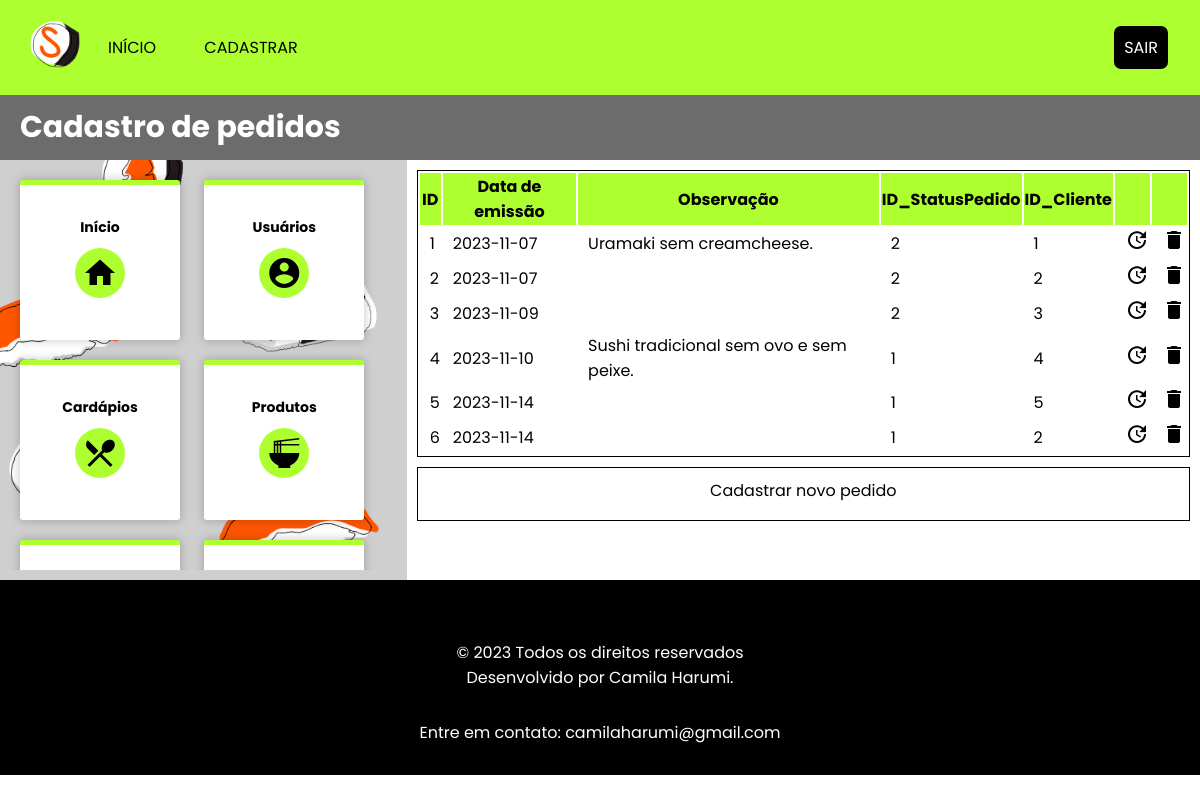
Page /listarPedidos.php (signed in) on the committed database.
### tables this page shows
CREATE TABLE IF NOT EXISTS Pedido (
    CodPedido INT NOT NULL AUTO_INCREMENT,
    DataEmissao DATE NOT NULL,
    Observacao TEXT,
    CodStatusPedido TINYINT NOT NULL,
    CodCliente INT NOT NULL,
    PRIMARY KEY (CodPedido),
    FOREIGN KEY (CodStatusPedido) REFERENCES StatusPedido(CodStatusPedido),
    FOREIGN KEY (CodCliente) REFERENCES Cliente(CodCliente)
);

### listarPedidos.php (the view, shortened to what this page needs)
<?php include 'includes/menu.php'; ?>
<header id="header-cadastro">
    <h1>Cadastro de pedidos</h1>
</header>
<section id="tela-gerenciamento">
    <?php include 'includes/sidebar.php' ?>
    <article>
        <table>
            <tr>
                <th>ID</th>
                <th>Data de emissão</th>
                <th>Observação</th>
                <th>ID_StatusPedido</th>
                <th>ID_Cliente</th>
                <th></th>
                <th></th>
            </tr>
            <?php
                include 'includes/conectarBD.php';
                $sql = "SELECT * FROM Pedido";
                $resultado = mysqli_query($conn, $sql);
                if ($resultado) {
                    while ($row = mysqli_fetch_assoc($resultado)) {
                        echo "<tr>
                                <td>" . $row['CodPedido'] . "</td>
                                <td>" . $row['DataEmissao'] . "</td>
                                <td>" . $row['Observacao'] . "</td>
                                <td>" . $row['CodStatusPedido'] . "</td>
                                <td>" . $row['CodCliente'] . "</td>
                                <td><a href='cadastrarPedido.php?id=" . $row['CodPedido'] . "'><i class='material-icons'>update</i></a></td>
                                <td><a href='excluirPedido.php?id=" . $row['CodPedido'] . "'><i class='material-icons'>delete</i></a></td>
                            </tr>";
                    }
                }
            ?>
        </table>
        <div class="botao-cadastrar"><a href="cadastrarPedido.php">Cadastrar novo pedido</a></div>
    </article>
</section>
<?php include 'includes/rodape.php';?>

### includes/menu.php (shortened to what this page needs)
<!DOCTYPE html>
<html lang="pt-br">
<head>
	<link rel="stylesheet" href="css/style.css">
</head>
<body>
	<header id="header-geral">
		<nav>
			<a href="inicio.php"><img id="sushimi-logo" src="images/sushimi-logo.png" alt="sushimi logo"></a>
			<ul>
				<li><a class="header-pagina" href="inicio.php">Início</a></li>
				<li><a class="header-pagina" href="paginaCadastrar.php">Cadastrar</a></li>
				<li id="logout"><a href="logout.php">Sair</a></li>
			</ul>
		</nav>
	</header>

### includes/sidebar.php (shortened to what this page needs)
<nav id="sidebar">
    <ul id="menu">
        <li>
            <a href="paginaCadastrar.php">
                <p>Início</p>
                <i class='material-icons'>home</i>
            </a>
        </li>
        <li>
            <a href="listarUsuarios.php">
                <p>Usuários</p>
                <i class='material-icons'>account_circle</i>
            </a>
        </li>
        <li>
            <a href="listarCardapios.php">
                <p>Cardápios</p>
                <i class='material-icons'>restaurant_menu</i>
            </a>
        </li>
        <li>
            <a href="listarProdutos.php">
                <p>Produtos</p>
                <i class='material-icons'>ramen_dining</i>
            </a>
        </li>
        <li>
            <a href="listarEnderecoClientes.php">
            </a>
        </li>
        <li>
            <a href="listarClientes.php">
            </a>
        </li>
    </ul>
</nav>

### includes/rodape.php
<footer>
        <div class="direitos">
            <p>&copy; 2023 Todos os direitos reservados</p>
            <p>Desenvolvido por Camila Harumi.</p>
        </div>
        <p>Entre em contato: camilaharumi@gmail.com</p>
    </footer>
</body>
</html>

### css/style.css (style rules this page uses)
* { box-sizing: border-box; -webkit-box-sizing: border-box; -moz-box-sizing: border-box; font-family: 'Poppins', Arial, Verdana, sans-serif; }
body, h1, h2, p, a { padding: 0px; margin: 0px; overflow-x: hidden; }
body { min-height: 100vh; }
#header-geral { background-color: greenyellow; padding: 20px; }
#header-geral nav ul li .header-pagina { border-radius: 30px; }
nav { display: flex; align-items: center; }
#logout { float: right; }
nav ul { width: 100%; padding: 0px; margin: 0px; }
nav ul li { display: inline-block; text-transform: uppercase; margin-left: 12px; margin-right: 12px; }
nav ul li a { color: black; text-decoration: none; padding: 10px; transition: 0.4s; }
table { background-color: white; width: 100%; margin: auto; border: 1px solid black; }
table th { background-color: greenyellow; }
table td { padding-left: 10px; }
h1 { font-size: 30px; }
p { text-align: center; }
#header-cadastro { background-color: #6c6c6c; color: white; font-size: 20px; padding: 10px; padding-left: 20px; }
section#tela-gerenciamento { display: flex; display: -webkit-flex; }
nav#sidebar { background-image: url(images/background-gray-version.png); background-position: center; background-size: cover; padding: 10px; -webkit-flex: 1; -ms-flex: 1; flex: 1; }
nav#sidebar ul#menu { max-height: 400px; padding: 0; list-style-type: none; overflow: scroll; overflow-x: hidden; }
article { padding: 10px; -webkit-flex: 3; -ms-flex: 3; flex: 2; overflow: scroll; overflow-x: hidden; }
ul#menu { padding: 0; margin: 0; list-style-type: none; }
ul#menu li { display: inline-block; background-color: white; width: 160px; height: 160px; margin: 10px; border-top: 5px solid greenyellow; border-radius: 3px; box-shadow: 0px 0px 10px 1px rgba(0, 0, 0, 0.2); }
ul#menu li a { display: flex; align-items: center; justify-content: center; flex-direction: column; height: 100%; text-align: center; font-weight: bold; font-size: 14px; }
#menu .material-icons { background-color: greenyellow; font-size: 36px; padding: 7px; margin: 10px; border-radius: 50%; }
ul#menu li a p { display: block; color: #000; text-decoration: none; text-transform: none; }
footer { background-color: black; color: white; text-align: center; padding: 30px; }
.botao-cadastrar { background-color: white; color: black; width: 100%; text-align: center; margin-top: 10px; border: 1px solid black; cursor: pointer; transition: 0.4s; }
.botao-cadastrar a { display: inline-block; color: black; width: 100%; height: 100%; text-decoration: none; padding: 10px; }
.material-icons { color: black; }
.direitos { margin: 30px; }
nav ul li#logout { float: right; }
nav ul li#logout a { background-color: black; color: white; padding: 10px; border-radius: 7px; }
#sushimi-logo { display: inline-block; width: 50px; margin-left: 10px; margin-right: 10px; }

### rows in the picture
pedido: CodPedido "1", DataEmissao "2023-11-07", Observacao "Uramaki sem creamcheese.", CodStatusPedido "2", CodCliente "1"
pedido: CodPedido "2", DataEmissao "2023-11-07", CodStatusPedido "2", CodCliente "2"
pedido: CodPedido "3", DataEmissao "2023-11-09", CodStatusPedido "2", CodCliente "3"
pedido: CodPedido "4", DataEmissao "2023-11-10", Observacao "Sushi tradicional sem ovo e sem peixe.", CodStatusPedido "1", CodCliente "4"
pedido: CodPedido "5", DataEmissao "2023-11-14", CodStatusPedido "1", CodCliente "5"
pedido: CodPedido "6", DataEmissao "2023-11-14", CodStatusPedido "1", CodCliente "2"
